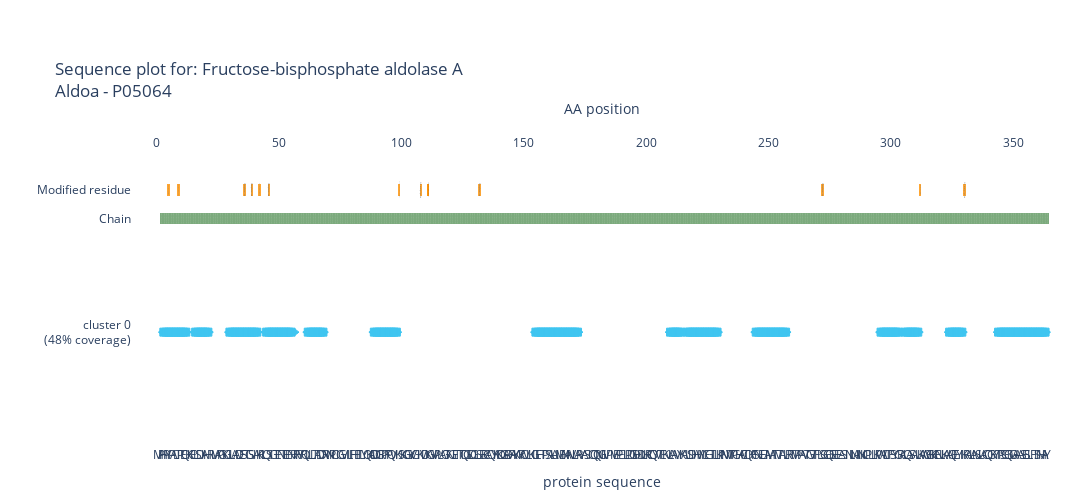

Source (notebook cell):
### Code cell
import alphaquant.plotting.fcviz as aq_fcviz
import alphaquant.plotting.base_functions as aq_base_functions
import alphaquant.plotting.alphamapviz as aq_alphamapviz
import copy

colorlist_rgb = aq_base_functions.AlphaPeptColorMap().colorlist #define a list of colors for the clusters and use them in both the FC plot and the AlphaMap plot
colorlist_hex = aq_base_functions.AlphaPeptColorMap().colorlist_hex

plotconfig = aq_fcviz.PlotConfig()
plotconfig.rescale_factor_y = 1
plotconfig.colorlist = colorlist_rgb
plotconfig.set_config_to_order_along_protein_sequence(organism="Mouse") #now we order the peptides along the protein sequence

quantification_info = aq_fcviz.CondpairQuantificationInfo(("spleen", "testis"), RESULTS_DIRECTORY, SAMPLEMAP_FILE)

protein_node = protein2node["P05064"]
combined_plotter = aq_fcviz.FCPlotter(protein_node, quantification_info, plotconfig)
amap_visualizer = aq_alphamapviz.AlphaMapVisualizer(condpair_node=condpair_tree, organism="Mouse", trace_colors=colorlist_hex)

amap_visualizer.visualize_protein("P05064")

### Figure 1 — Plotly figure (JSON) as saved in the notebook; plotly's stock layout.template omitted (floating-point values rounded to 4 significant figures; data arrays with more than 128 entries replaced by an {"elided": "..."} marker saying what was removed)
{"data": [{"hovertemplate": "Peptide: %{meta}<br>Protein IDs: %{text}", "marker": {"color": {"elided": "174 str values"}, "line": {"color": {"elided": "174 str values"}}, "opacity": 1, "size": {"elided": "174 int values"}, "symbol": {"elided": "174 int values"}}, "meta": {"elided": "174 str values"}, "mode": "markers", "name": "", "showlegend": false, "text": {"elided": "174 str values"}, "type": "scatter", "x": {"elided": "174 int values"}, "xaxis": "x2", "y": {"elided": "364 int values"}}, {"hovertemplate": "PTM: %{text}", "marker": {"color": [], "line": {"color": []}, "opacity": 1, "size": 8, "symbol": []}, "mode": "markers", "name": "", "showlegend": false, "text": [], "type": "scatter", "x": [], "xaxis": "x2", "y": []}, {"name": "", "showlegend": false, "type": "scatter", "xaxis": "x", "y": [null]}, {"base": {"elided": "363 float values"}, "hovertemplate": "%{text}", "marker": {"color": "#5C965D", "line": {"width": 0}}, "name": "", "opacity": 0.8, "showlegend": false, "text": {"elided": "363 str values"}, "type": "bar", "x": {"elided": "363 int values"}, "xaxis": "x2", "y": {"elided": "363 float values"}}, {"base": [3.4], "hovertemplate": "%{text}", "marker": {"color": "#ff9100", "line": {"width": 0}}, "name": "", "opacity": 0.8, "showlegend": false, "text": ["Phosphotyrosine"], "type": "bar", "x": [5], "xaxis": "x2", "y": [0.2]}, {"base": [3.4], "hovertemplate": "%{text}", "marker": {"color": "#ff9100", "line": {"width": 0}}, "name": "", "opacity": 0.8, "showlegend": false, "text": ["Phosphothreonine"], "type": "bar", "x": [9], "xaxis": "x2", "y": [0.2]}, {"base": [3.4], "hovertemplate": "%{text}", "marker": {"color": "#ff9100", "line": {"width": 0}}, "name": "", "opacity": 0.8, "showlegend": false, "text": ["Phosphoserine"], "type": "bar", "x": [36], "xaxis": "x2", "y": [0.2]}, {"base": [3.4], "hovertemplate": "%{text}", "marker": {"color": "#ff9100", "line": {"width": 0}}, "name": "", "opacity": 0.8, "showlegend": false, "text": ["Phosphoserine"], "type": "bar", "x": [39], "xaxis": "x2", "y": [0.2]}, {"base": [3.4], "hovertemplate": "%{text}", "marker": {"color": "#ff9100", "line": {"width": 0}}, "name": "", "opacity": 0.8, "showlegend": false, "text": ["N6-acetyllysine; alternate"], "type": "bar", "x": [42], "xaxis": "x2", "y": [0.2]}, {"base": [3.4], "hovertemplate": "%{text}", "marker": {"color": "#ff9100", "line": {"width": 0}}, "name": "", "opacity": 0.8, "showlegend": false, "text": ["Phosphoserine"], "type": "bar", "x": [46], "xaxis": "x2", "y": [0.2]}, {"base": [3.4], "hovertemplate": "%{text}", "marker": {"color": "#ff9100", "line": {"width": 0}}, "name": "", "opacity": 0.8, "showlegend": false, "text": ["N6-(2-hydroxyisobutyryl)lysine"], "type": "bar", "x": [99], "xaxis": "x2", "y": [0.2]}, {"base": [3.4], "hovertemplate": "%{text}", "marker": {"color": "#ff9100", "line": {"width": 0}}, "name": "", "opacity": 0.8, "showlegend": false, "text": ["N6-acetyllysine"], "type": "bar", "x": [108], "xaxis": "x2", "y": [0.2]}, {"base": [3.4], "hovertemplate": "%{text}", "marker": {"color": "#ff9100", "line": {"width": 0}}, "name": "", "opacity": 0.8, "showlegend": false, "text": ["N6-acetyllysine; alternate"], "type": "bar", "x": [111], "xaxis": "x2", "y": [0.2]}, {"base": [3.4], "hovertemplate": "%{text}", "marker": {"color": "#ff9100", "line": {"width": 0}}, "name": "", "opacity": 0.8, "showlegend": false, "text": ["N6-malonyllysine; alternate"], "type": "bar", "x": [111], "xaxis": "x2", "y": [0.2]}, {"base": [3.4], "hovertemplate": "%{text}", "marker": {"color": "#ff9100", "line": {"width": 0}}, "name": "", "opacity": 0.8, "showlegend": false, "text": ["Phosphoserine"], "type": "bar", "x": [132], "xaxis": "x2", "y": [0.2]}, {"base": [3.4], "hovertemplate": "%{text}", "marker": {"color": "#ff9100", "line": {"width": 0}}, "name": "", "opacity": 0.8, "showlegend": false, "text": ["Phosphoserine"], "type": "bar", "x": [272], "xaxis": "x2", "y": [0.2]}, {"base": [3.4], "hovertemplate": "%{text}", "marker": {"color": "#ff9100", "line": {"width": 0}}, "name": "", "opacity": 0.8, "showlegend": false, "text": ["N6-malonyllysine"], "type": "bar", "x": [312], "xaxis": "x2", "y": [0.2]}, {"base": [3.4], "hovertemplate": "%{text}", "marker": {"color": "#ff9100", "line": {"width": 0}}, "name": "", "opacity": 0.8, "showlegend": false, "text": ["N6-acetyllysine"], "type": "bar", "x": [330], "xaxis": "x2", "y": [0.2]}, {"hovertemplate": "<b>%{meta}: %{text}<b>", "marker": {"color": "rgba(135, 206, 250, 0)"}, "meta": {"elided": "364 str values"}, "mode": "markers", "name": "", "showlegend": false, "text": {"elided": "364 str values"}, "type": "scatter", "x": {"elided": "364 int values"}, "xaxis": "x2", "y": {"elided": "364 int values"}}], "layout": {"bargap": 0, "barmode": "stack", "height": 500, "hoverdistance": 1, "hovermode": "x unified", "margin": {"b": 20, "l": 20, "r": 20, "t": 150}, "meta": 48, "plot_bgcolor": "rgba(0,0,0,0)", "title": {"text": "Sequence plot for: Fructose-bisphosphate aldolase A<br>Aldoa - P05064"}, "width": 1500, "xaxis": {"anchor": "y", "matches": "x2", "range": [-10, 374], "showgrid": false, "tickangle": 0, "tickmode": "array", "ticktext": {"elided": "364 str values"}, "tickvals": {"elided": "364 int values"}, "title": {"text": "protein sequence"}, "type": "linear", "zeroline": false}, "xaxis2": {"anchor": "y", "matches": "x", "range": [-10, 374], "showgrid": false, "side": "top", "tickangle": 0, "tickformat": ".d", "tickmode": "auto", "title": {"text": "AA position"}, "type": "linear", "zeroline": false}, "yaxis": {"automargin": true, "range": [-1, 4.2], "showgrid": false, "showticklabels": true, "tickmode": "array", "ticktext": ["cluster 0<br> (48% coverage)", "Chain", "Modified residue"], "tickvals": [1, 3, 3.5], "title": {"text": ""}, "zeroline": false}}}
